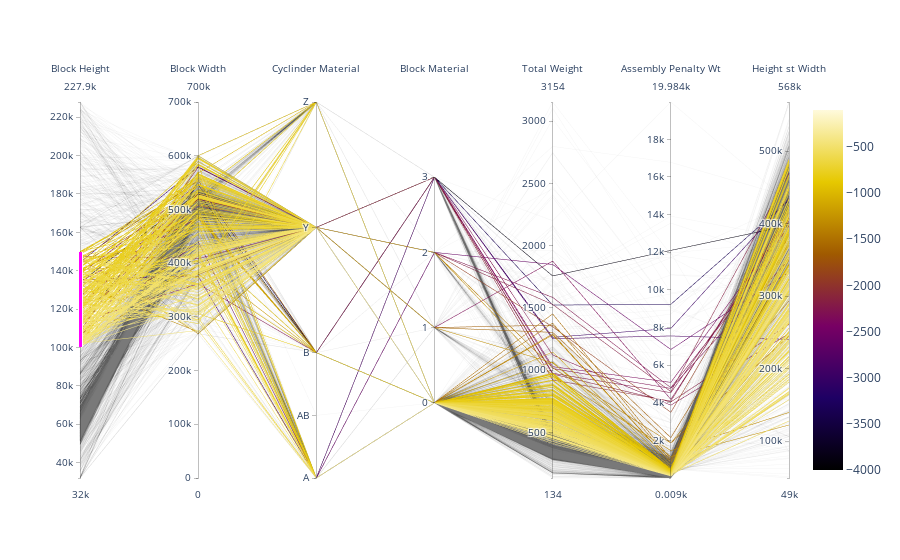

Notebook code cell kept with this figure:
### Code cell
import plotly.graph_objects as go

import pandas as pd

df = pd.read_csv("https://raw.githubusercontent.com/bcdunbar/datasets/master/parcoords_data.csv")

fig = go.Figure(data=
    go.Parcoords(
        line = dict(color = df['colorVal'],
                   colorscale = 'Electric',
                   showscale = True,
                   cmin = -4000,
                   cmax = -100),
        dimensions = list([
            dict(range = [32000,227900],
                 constraintrange = [100000,150000],
                 label = "Block Height", values = df['blockHeight']),
            dict(range = [0,700000],
                 label = 'Block Width', values = df['blockWidth']),
            dict(tickvals = [0,0.5,1,2,3],
                 ticktext = ['A','AB','B','Y','Z'],
                 label = 'Cyclinder Material', values = df['cycMaterial']),
            dict(range = [-1,4],
                 tickvals = [0,1,2,3],
                 label = 'Block Material', values = df['blockMaterial']),
            dict(range = [134,3154],
                 visible = True,
                 label = 'Total Weight', values = df['totalWeight']),
            dict(range = [9,19984],
                 label = 'Assembly Penalty Wt', values = df['assemblyPW']),
            dict(range = [49000,568000],
                 label = 'Height st Width', values = df['HstW'])])
    )
)
fig.show()

### Figure 1 — Plotly figure (JSON) as saved in the notebook; plotly's stock layout.template omitted (floating-point values rounded to 4 significant figures; data arrays with more than 128 entries replaced by an {"elided": "..."} marker saying what was removed)
{"data": [{"dimensions": [{"constraintrange": [100000, 150000], "label": "Block Height", "range": [32000, 227900], "values": {"elided": "2577 int values"}}, {"label": "Block Width", "range": [0, 700000], "values": {"elided": "2577 int values"}}, {"label": "Cyclinder Material", "ticktext": ["A", "AB", "B", "Y", "Z"], "tickvals": [0, 0.5, 1, 2, 3], "values": {"elided": "2577 float values"}}, {"label": "Block Material", "range": [-1, 4], "tickvals": [0, 1, 2, 3], "values": {"elided": "2577 int values"}}, {"label": "Total Weight", "range": [134, 3154], "values": {"elided": "2577 int values"}, "visible": true}, {"label": "Assembly Penalty Wt", "range": [9, 19984], "values": {"elided": "2577 int values"}}, {"label": "Height st Width", "range": [49000, 568000], "values": {"elided": "2577 int values"}}], "line": {"cmax": -100, "cmin": -4000, "color": {"elided": "2577 int values"}, "colorscale": [[0, "rgb(0,0,0)"], [0.2, "rgb(30,0,100)"], [0.4, "rgb(120,0,100)"], [0.6, "rgb(160,90,0)"], [0.8, "rgb(230,200,0)"], [1, "rgb(255,250,220)"]], "showscale": true}, "type": "parcoords"}], "layout": {}}
